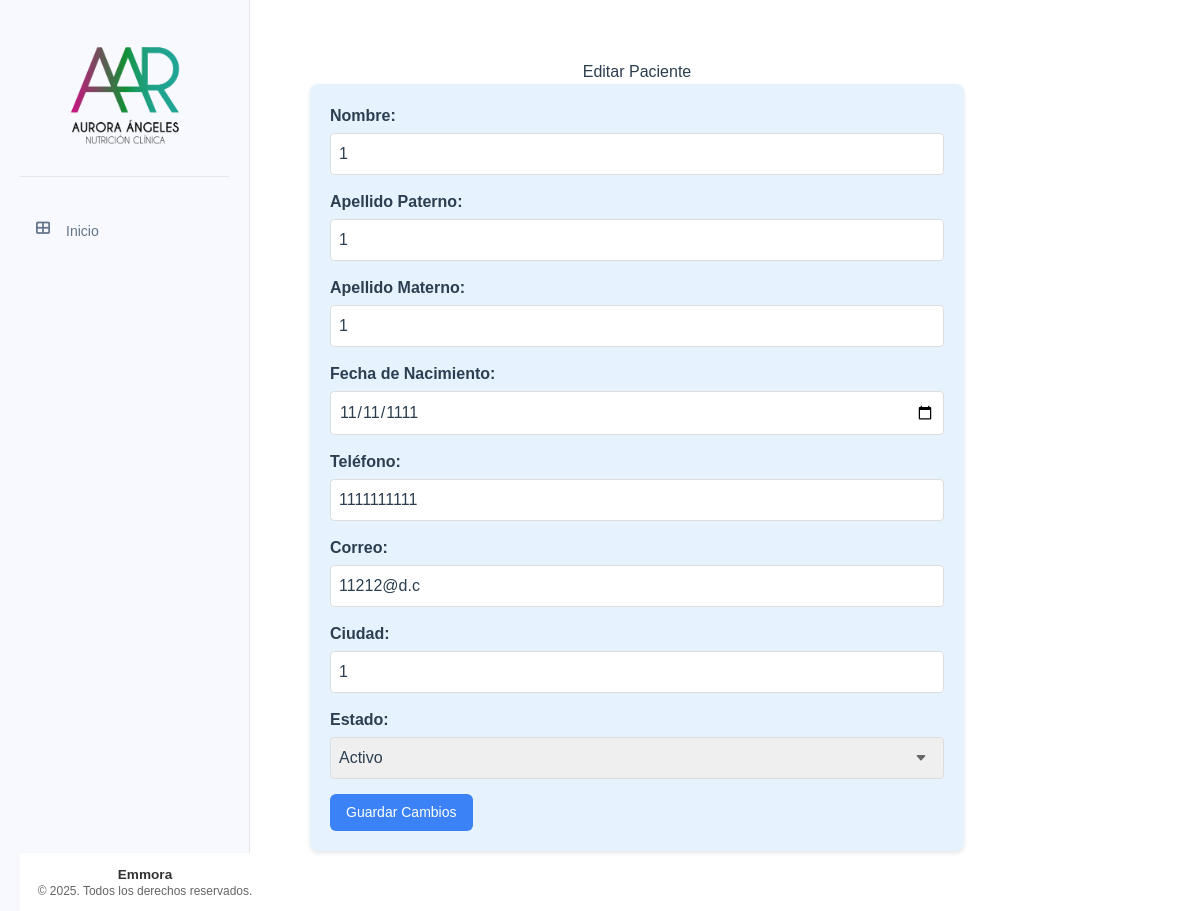
Before: /pacientes/6/editar with the older database file.
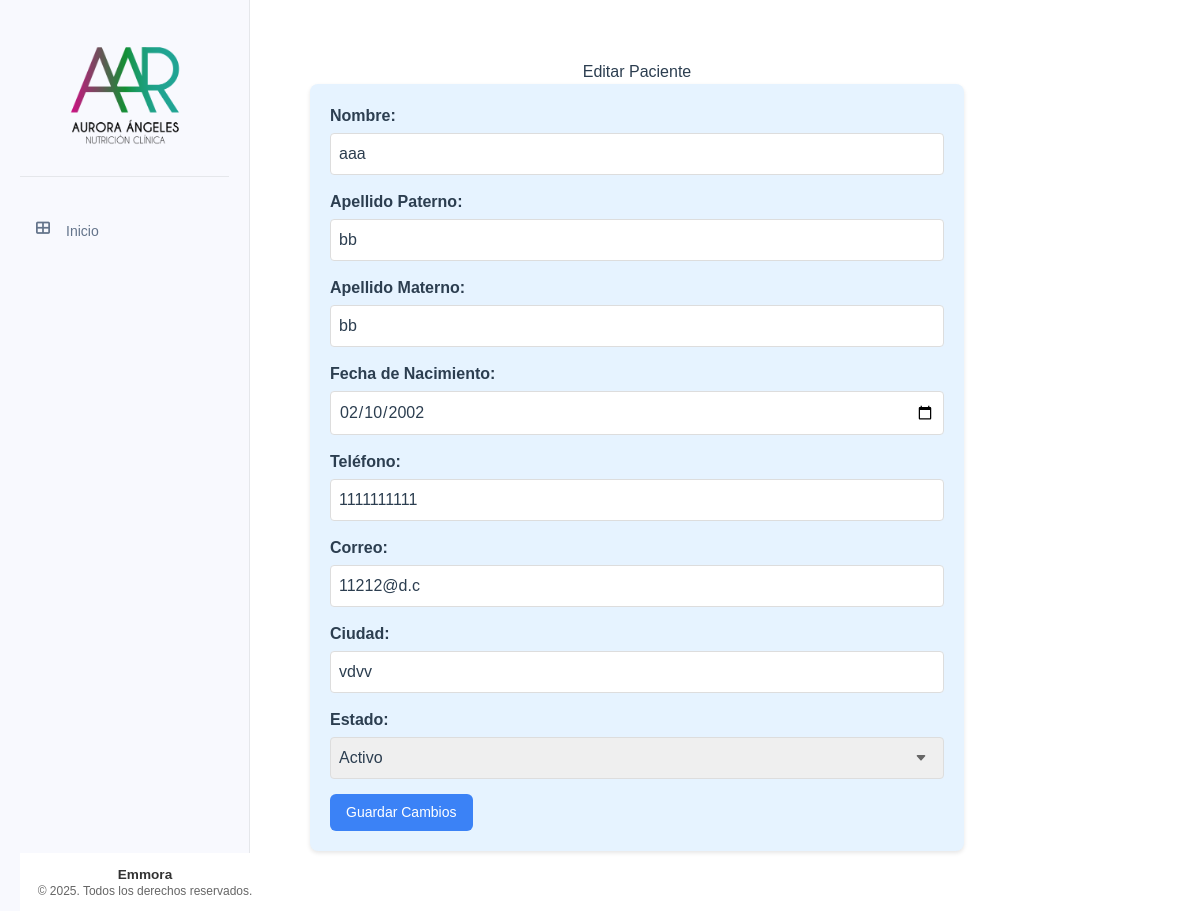
After: the same page with the newer database file.
### tables this page shows
CREATE TABLE pacientes (
    id INTEGER PRIMARY KEY AUTOINCREMENT,
    nombre TEXT NOT NULL,
    apellido_paterno TEXT NOT NULL,
    apellido_materno TEXT NOT NULL,
    fecha_nacimiento DATE NOT NULL,
    telefono TEXT NOT NULL,
    correo TEXT UNIQUE NOT NULL,
    ciudad TEXT NOT NULL,
    fecha_registro TIMESTAMP DEFAULT CURRENT_TIMESTAMP,
    status TEXT NOT NULL DEFAULT 'activo' CHECK (status IN ('activo', 'inactivo'))
);

### app/controllers/pacientes.py (the view, shortened to what this page needs)
@pacientes.route('/<int:id>/editar', methods=['GET', 'POST'])
def editar_paciente(id):
    paciente = Paciente.obtener_por_id(id)
    if paciente is None:
        flash('Paciente no encontrado', 'error')
        return redirect(url_for('pacientes.lista_pacientes_activos'))
    return render_template('pacientes/editar_paciente.html', paciente=paciente)

### app/db.py (called while the page is built)
def get_db():
    if 'db' not in g:
        try:
            g.db = sqlite3.connect(
                'pacientes.db',
                detect_types=sqlite3.PARSE_DECLTYPES
            )
            g.db.row_factory = sqlite3.Row
        except sqlite3.Error as e:
            logger.error(f"Error crítico al conectar con la base de datos SQLite: {e}")
            raise e
    return g.db

def query_db(query, args=(), one=False):
    try:
        cur = get_db().execute(query, args)
        rv = cur.fetchall()
        cur.close()
        return (rv[0] if rv else None) if one else rv
    except sqlite3.Error as e:
        logger.error(f"Error al ejecutar query: {query}. Args: {args}. Detalle: {e}")
        raise e

### app/models/paciente.py (called while the page is built)
    @staticmethod
    def obtener_por_id(id):
        return query_db('SELECT * FROM pacientes WHERE id = ?', [id], one=True)

### app/templates/pacientes/editar_paciente.html (shortened to what this page needs)
{% extends "base/base.html" %}
{% block content %}
<div class="valoracion-container">
    <h2 align = "center">Editar Paciente</h2>
    <div class="form-container">
        <form id="formPaciente" action="{{ url_for('pacientes.editar_paciente', id=paciente['id']) }}" method="POST">
            <div class="form-group">
                <label for="nombre" class="form-label">Nombre:</label>
                <input type="text" id="nombre" name="nombre" value="{{ paciente['nombre'] }}" class="form-input" required>
            </div>
            <div class="form-group">
                <label for="apellido_paterno" class="form-label">Apellido Paterno:</label>
                <input type="text" id="apellido_paterno" name="apellido_paterno" value="{{ paciente['apellido_paterno'] }}" class="form-input" required>
            </div>
            <div class="form-group">
                <label for="apellido_materno" class="form-label">Apellido Materno:</label>
                <input type="text" id="apellido_materno" name="apellido_materno" value="{{ paciente['apellido_materno'] }}" class="form-input" required>
            </div>
            <div class="form-group">
                <label for="fecha_nacimiento" class="form-label">Fecha de Nacimiento:</label>
                <input type="date" id="fecha_nacimiento" name="fecha_nacimiento" value="{{ paciente['fecha_nacimiento'] }}" class="form-input" required>
            </div>
            <div class="form-group">
                <label for="telefono" class="form-label">Teléfono:</label>
                <input type="tel" id="telefono" name="telefono" value="{{ paciente['telefono'] }}" class="form-input" required>
            </div>
            <div class="form-group">
                <label for="correo" class="form-label">Correo:</label>
                <input type="email" id="correo" name="correo" value="{{ paciente['correo'] }}" class="form-input" required>
            </div>
            <div class="form-group">
                <label for="ciudad" class="form-label">Ciudad:</label>
                <input type="text" id="ciudad" name="ciudad" class="form-input" required value="{{ paciente['ciudad'] }}">
            </div>
            <div class="form-group">
                <label for="status" class="form-label">Estado:</label>
                <select id="status" name="status" class="form-input" required>
                    <option value="activo" {% if paciente['estatus'] == 'activo' %}selected{% endif %}>Activo</option>
                </select>
            </div>
            <div class="form-actions">
                <button type="submit" class="form-button">Guardar Cambios</button>
            </div>
        </form>
    </div>
</div>
{% endblock %}

Changed rows visible on the page:
changed pacientes: nombre "1" → "aaa"; apellido_paterno "1" → "bb"; apellido_materno "1" → "bb"; fecha_nacimiento "11/11/1111" → "02/10/2002"; ciudad "1" → "vdvv"
